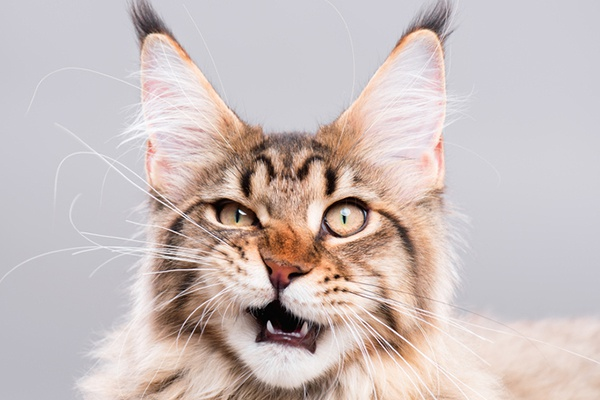
#> input picture actividad_1/original.jpg, 600 x 400 px
$ python match_image.py
#> lines starting #> are read from the running program, lines starting #| are printed output that depends on the picture; pictures that were not available may be replaced by others from this repository, and a replacement may not be noted
# -*- coding: utf-8 -*-
import cv2
import numpy as np

# Obtengo el nombre de la plantilla que deseo encontrar en la imagen
imagen = str(raw_input('Ingrese el nombre de la imagen plantilla (.jpg): '))
#> the answer given: 4.jpg

# Leemos las dos imágenes, la original y la plantilla a escala de grises (0)
origin_color = cv2.imread('original.jpg', 1)
#> origin_color is the input picture: shape (400, 600, 3); mean B, G, R 188.6, 190.5, 203.2
# La imagen en blanco y negro
origin = cv2.cvtColor(origin_color, cv2.COLOR_BGR2GRAY)
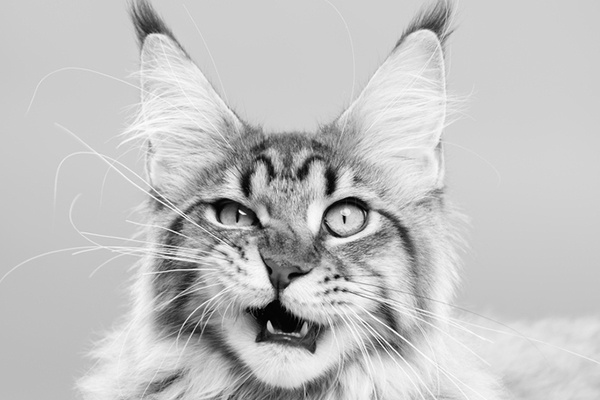
#> origin: shape (400, 600); min 0, max 254, mean 194
template_color = cv2.imread(imagen+'.jpg', 1)
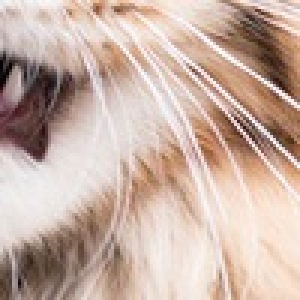
#> input picture actividad_1/4.jpg, 100 x 100 px, given in place of 4.jpg.jpg, which was not available (shown 3 times larger)
#> template_color is the input picture: shape (100, 100, 3); mean B, G, R 164.7, 176.4, 200.2
template = cv2.cvtColor(template_color, cv2.COLOR_BGR2GRAY)
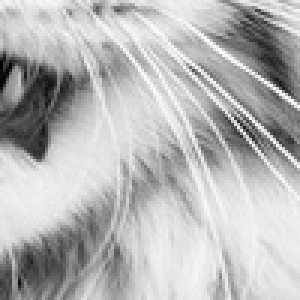
#> template: shape (100, 100) (shown 3 times larger); min 1, max 253, mean 182.2

# Defino una nueva imagen de 3 canales a blanco y negro para el la región de coincidencia
template_layers = template_color.copy()
# A cada capa le asigno blanco y negro
template_layers[:,:,0] = template # Capa B
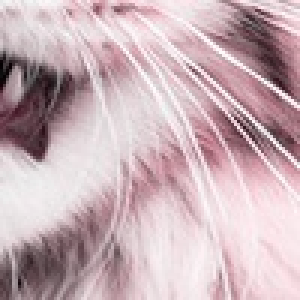
#> template_layers: shape (100, 100, 3) (shown 3 times larger); mean B, G, R 182.2, 176.4, 200.2
template_layers[:,:,1] = template # Capa G
template_layers[:,:,2] = template # Capa R
# Como ya tengo una imagen a blanco y negro de 3 canales, la puedo copiar en la imagen original que es color y tiene 3 canales

# Muestro las propiedades de la imagen origen
print("Dimensiones Original: ", origin.shape)
#| Dimensiones Original:  (400, 600)
# Muestro las propiedades de la imagen template
print("Dimensiones Plantilla: ", template.shape)
#| Dimensiones Plantilla:  (100, 100)

# Compuebo que la imagen coincida con la cantidad total de pixeles de la original en (x,y)
if ( (origin.shape[0]%template.shape[0] == 0) and (origin.shape[1]%template.shape[1] == 0) ):
	print('El template coincide perfectamente con la original')

# Tamaño de la imagen Template
size_x = template.shape[0]
#> size_x = 100
size_y = template.shape[1]
#> size_y = 100

umbral_list = []

# Uso el ciclo for desde el 0 hasta la dimensión n en x, con un paso en x, definido por la imagen plantilla
for x in range(0, origin.shape[0], size_x):
	for y in range(0, origin.shape[1], size_y):
		# Defino la region de interés con las mismas dimensiones que la plantilla
		x1 = x + size_x
		y1 = y + size_y

		ROI = origin[x:x1, y:y1]

		# Realizo la resta absoluta entre imagen plantilla y ROI.
		resta_abs = cv2.absdiff(template, ROI)

		# Sumo el total de los pixeles de la imagen resultado de la resta absoluta
		suma_pix = np.sum(resta_abs)

		# Al imprimir estos números establezco un umbral. Por lo pronto lo dejaré en 2500, para redondear por encima (Probando con todas las imagenes)
		umbral_list.append(suma_pix)
		if (suma_pix < 2500):
			print('x ', x, ' x1 ', x1)
			print('y ', y, ' y1 ', y1)
			print('Suma pixeles ', suma_pix)

			# Le asigno a la imagen original, la Región de coincidencia de 3 canales a blanco y negro
			origin_color[x:x1, y:y1] = template_layers
			# Dibujo un rectangulo en coordenadas (x, y) punto superior, (x1, y1) punto inferior, color rojo y un grosor de 3 px
			cv2.rectangle(origin_color, (x, y), (x1, y1), (0, 0, 255), 2)
			cv2.imshow('ROI MATCH', ROI)
#> after the loop, umbral_list = [421083, 479575, 428196, 411856, 466110, 423896, 422760, 488267, 657339, 566137, 465331, 425953, 426868, 608561, 693430, 577994, 433116, 426421, 413032, 533462, 676193, 13865, 459117, 443982]

print('El umbral ordenado es', sorted(umbral_list))
#| El umbral ordenado es [13865, 411856, 413032, 421083, 422760, 423896, 425953, 426421, 426868, 428196, 433116, 443982, 459117, 465331, 466110, 479575, 488267, 533462, 566137, 577994, 608561, 657339, 676193, 693430]
cv2.imshow('Resultado de Coincidencias', origin_color)
cv2.waitKey(0)
cv2.destroyAllWindows()
